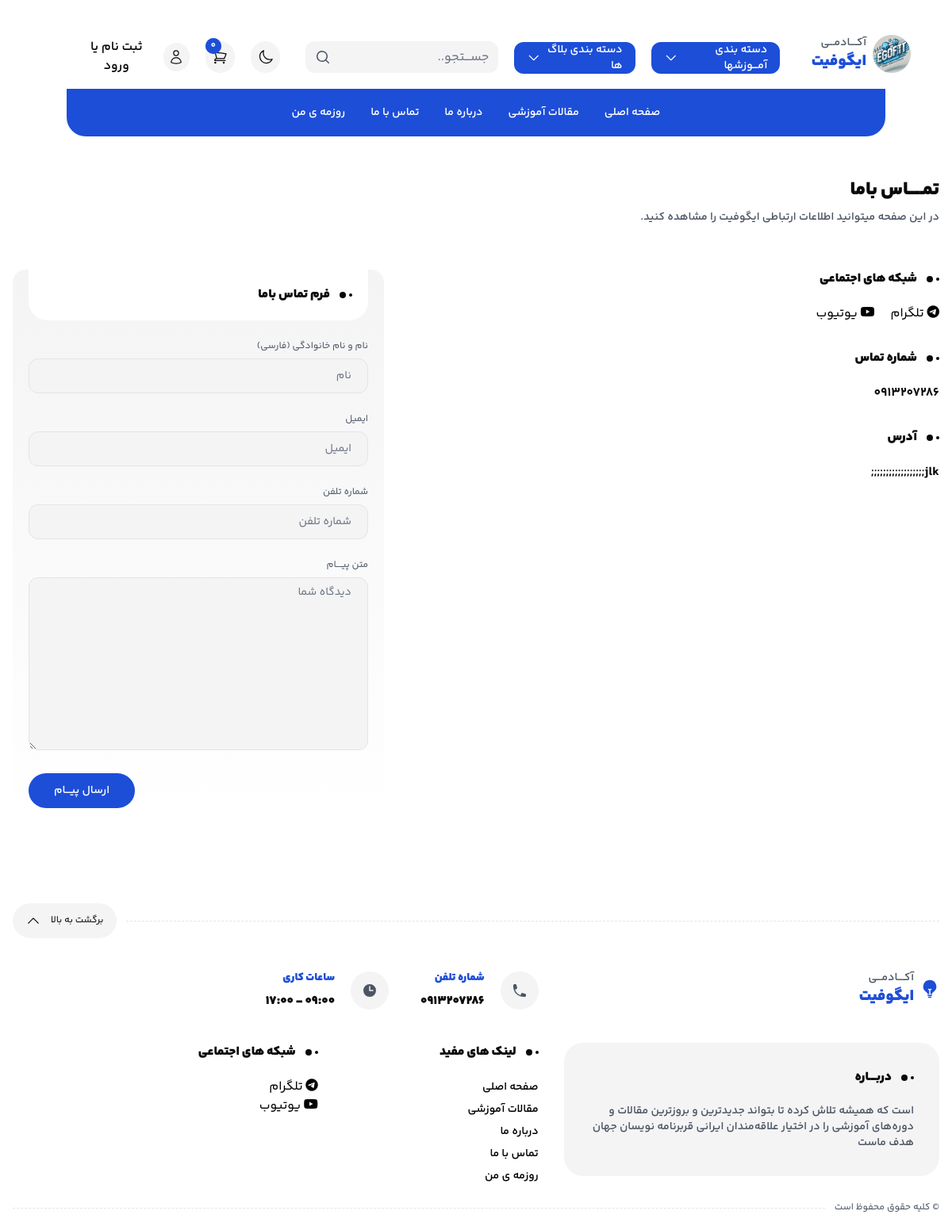
The app's page /contact_us with its own data.
### home/models.py (models this page shows, shortened)
class Footer(models.Model):
    about_us = models.TextField(verbose_name='درباره ما')
    phone_number = models.CharField(max_length=20, verbose_name='شماره تلفن', blank=True, null=True)
    working_hours = models.CharField(max_length=50, verbose_name='ساعات کاری',blank=True, null=True)
    address = models.TextField(verbose_name='آدرس', blank=True)
    email = models.EmailField(verbose_name='ایمیل', blank=True)
    copyright_year = models.IntegerField(verbose_name=  'سال کپی رایت',blank=True, null=True)
    show_social_media = models.BooleanField(verbose_name='نمایش شبکه های اجتماعی', default=True,blank=True, null=True)
    social_media = models.JSONField(verbose_name='شبکه های اجتماعی', blank=True, null=True)
    class Meta:
        verbose_name = 'فوتر'
        verbose_name_plural = 'فوتر'

### home/views.py (the view)
# urls.py: path('contact_us', views.comment_view, name="contact_us"),
def comment_view(request):
    if request.method == 'POST':
        form = CommentForm(request.POST)
        if handle_form_submission(form, request):
            return redirect('home:contact_us')  # Replace 'success_url' with the URL to redirect to.
    else:
        form = CommentForm()
    return render(request, 'home/contact-us.html', {'form': form})

### home/templates/home/contact-us.html (shortened to what this page needs)
{% load static %}
{% include 'includes/header_reference.html' %}
<body>
<div class="flex flex-col min-h-screen bg-background">
    {% include 'includes/header.html' %}
    <main class="flex-auto py-5">
        <div class="max-w-7xl space-y-14 px-4 mx-auto">
            <div class="flex flex-col items-start space-y-2">
                <h2 class="font-black text-2xl text-foreground">تمـــــاس باما</h2>
                <p class="font-semibold text-sm text-muted">در این صفحه میتوانید اطلاعات ارتباطی ایگوفیت را مشاهده
                    کنید.</p>
            </div>
            <div class="grid md:grid-cols-12 gap-8">
                <div class="md:col-span-7 space-y-8">
                    <div class="space-y-5">
                        <div class="flex items-center gap-3">
                            <div class="flex items-center gap-1">
                                <div class="w-1 h-1 bg-foreground rounded-full"></div>
                                <div class="w-2 h-2 bg-foreground rounded-full"></div>
                            </div>
                            <div class="font-black text-foreground">شبکه های اجتماعی</div>
                        </div>
                        <ul class="flex flex-wrap items-center gap-5">
                            {% if footer.social_media %}
                                {% if footer.social_media.telegram %}
                                    <a href="{{ footer.social_media.telegram }}" target="_blank">
                                    <i class="fab fa-telegram social-media-icon"></i> تلگرام
                                    <br>
                                    <a href="{{ footer.social_media.youtube }}" target="_blank">
                                        <i class="fab fa-youtube social-media-icon"></i> یوتیوب
                                    </a>
                                {% endif %}
                            {% endif %}
                        </ul>
                    </div>
                    <div class="space-y-5">
                        <div class="flex items-center gap-3">
                            <div class="flex items-center gap-1">
                                <div class="w-1 h-1 bg-foreground rounded-full"></div>
                                <div class="w-2 h-2 bg-foreground rounded-full"></div>
                            </div>
                            <div class="font-black text-foreground">شماره تماس</div>
                        </div>
                        <a href="tel: 021-123-45678"
                           class="inline-flex font-bold text-base text-foreground transition-colors hover:text-primary"
                           dir="ltr">{{ footer.phone_number }}</a>
                    </div>
                    <div class="space-y-5">
                        <div class="flex items-center gap-3">
                            <div class="flex items-center gap-1">
                                <div class="w-1 h-1 bg-foreground rounded-full"></div>
                                <div class="w-2 h-2 bg-foreground rounded-full"></div>
                            </div>
                            <div class="font-black text-foreground">آدرس</div>
                        </div>
                        <span
                                class="inline-flex font-bold text-base text-foreground transition-colors hover:text-primary">
                                {{ footer.address }}
                            </span>
                    </div>
                </div>
                <div class="md:col-span-5">
                    <div class="bg-gradient-to-b from-secondary to-background rounded-2xl px-5 pb-5">
                        <div class="bg-background rounded-b-3xl space-y-2 p-5 mb-5">
                            <div class="flex items-center gap-3">
                                <div class="flex items-center gap-1">
                                    <div class="w-1 h-1 bg-foreground rounded-full"></div>
                                    <div class="w-2 h-2 bg-foreground rounded-full"></div>
                                </div>
                                <div class="font-black text-foreground">فرم تماس باما</div>
                            </div>
                        </div>
                        <form action="#" class="space-y-5" method="post">
                            <div class="space-y-1">
                                <label for="fullname" class="font-medium text-xs text-muted">نام
                                    و
                                    نام خانوادگی (فارسی)</label>
                                {{ form.name }}
                            </div>
                            <div class="space-y-1">
                                <label for="email" class="font-medium text-xs text-muted">ایمیل</label>
                                {{ form.email }}
                            </div>
                            <div class="space-y-1">
                                <label for="email" class="font-medium text-xs text-muted">شماره تلفن</label>
                                {{ form.phone }}
                            </div>
                            <div class="space-y-1">
                                <label for="text" class="font-medium text-xs text-muted">متن پیــــام</label>
                                {{ form.comment }}
                            </div>
                            <div class="flex justify-end gap-5">
                                <button type="submit"
                                        class="h-11 inline-flex items-center justify-center bg-primary rounded-full text-white px-8 mr-auto">
                                    <span class="font-semibold text-sm">ارسال پیـــام</span>
                                </button>
                            </div>
                        </form>
                    </div>
                </div>
            </div>
        </div>
    </main>
    {% include 'includes/footer.html' %}
</div>
</body>
</html>

### templates/includes/footer.html (shortened to what this page needs)
{% load static %}
<link rel="stylesheet" href="https://cdnjs.cloudflare.com/ajax/libs/font-awesome/6.0.0-beta3/css/all.min.css">
<footer class="pt-20">
    <div class="max-w-7xl px-4 mx-auto">
        <div class="flex items-center gap-3">
            <div class="flex-grow border-t border-border border-dashed"></div>
            <button type="button"
                    class="flex-shrink-0 h-11 inline-flex items-center gap-3 bg-secondary rounded-full text-foreground transition-colors hover:text-primary px-4"
                    id="scrollToTopBtn">
                <span class="text-xs">برگشت به بالا</span>
                <svg xmlns="http://www.w3.org/2000/svg" fill="none" viewBox="0 0 24 24" stroke-width="1.5"
                     stroke="currentColor" class="w-5 h-5">
                    <path stroke-linecap="round" stroke-linejoin="round" d="m4.5 15.75 7.5-7.5 7.5 7.5"/>
                </svg>
            </button>
        </div>
        <div class="flex lg:flex-nowrap flex-wrap gap-8 py-10">
            <div class="md:w-5/12 w-full">
                <a href="{% url 'home:home' %}" class="inline-flex items-center gap-2 text-primary">
                    <span class="flex flex-col items-start">
                                <span class="font-semibold text-sm text-muted">آکــــادمـــی</span>
                                <span class="font-black text-xl">ایگوفیت</span>
                            </span>
                </a>
            </div>
            <div class="md:w-7/12 w-full">
                <div class="flex flex-wrap items-center gap-10">
                    <div class="flex items-center gap-5">
                                <span
                                        class="flex items-center justify-center w-12 h-12 bg-secondary rounded-full text-muted">
                                </span>
                        <div class="flex flex-col font-black space-y-2">
                            <span class="text-sm text-primary">شماره تلفن</span>
                            <span class="text-foreground">{{ footer.phone_number }}</span>
                        </div>
                    </div>
                    <div class="flex items-center gap-5">
                                <span
                                        class="flex items-center justify-center w-12 h-12 bg-secondary rounded-full text-muted">
                                    <svg xmlns="http://www.w3.org/2000/svg" viewBox="0 0 20 20" fill="currentColor"
                                         class="w-5 h-5">
                                        <path fill-rule="evenodd"
                                              d="M10 18a8 8 0 1 0 0-16 8 8 0 0 0 0 16Zm.75-13a.75.75 0 0 0-1.5 0v5c0 .414.336.75.75.75h4a.75.75 0 0 0 0-1.5h-3.25V5Z"
                                              clip-rule="evenodd"></path>
                                    </svg>
                                </span>
                        <div class="flex flex-col font-black space-y-2">
                            <span class="text-sm text-primary">ساعات کاری</span>
                            <span class="text-foreground">{{ footer.working_hours }}</span>
                        </div>
                    </div>
                </div>
            </div>
        </div>
        <div class="flex md:flex-nowrap flex-wrap gap-8">
            <div class="md:w-5/12 w-full">
                <div class="bg-secondary rounded-3xl space-y-5 p-8">
                    <div class="flex items-center gap-3">
                        <div class="flex items-center gap-1">
                            <div class="w-1 h-1 bg-foreground rounded-full"></div>
                            <div class="w-2 h-2 bg-foreground rounded-full"></div>
                        </div>
                        <div class="font-black text-foreground">دربــــاره</div>
                    </div>
                    <p class="font-semibold text-sm text-muted">
                        {{ footer.about_us }}
                    </p>
                </div>
            </div>
            <div class="md:w-7/12 w-full">
                <div class="grid sm:grid-cols-5 gap-8">
                    <div class="sm:col-span-2 space-y-5">
                        <div class="flex items-center gap-3">
                            <div class="flex items-center gap-1">
                                <div class="w-1 h-1 bg-foreground rounded-full"></div>
                                <div class="w-2 h-2 bg-foreground rounded-full"></div>
                            </div>
                            <div class="font-black text-foreground">لینک های مفید</div>
                        </div>
                        <ul class="flex flex-col space-y-1">
                            <li>
                                <a href="{% url 'home:home' %}"
                                <span class="font-semibold text-sm">صفحه اصلی</span>
                                </a>
                            </li>
                            <li>
                                <a href="{% url 'home:blog' %}"
                                <span class="font-semibold text-sm">مقالات آموزشی</span>
                                </a>
                            </li>
                            <li>
                                <a href="{% url 'home:about_us' %}"
                                <span class="font-semibold text-sm">درباره ما</span>
                                </a>
                            </li>
                            <li>
                                <a href="{% url 'home:contact_us' %}"
                                <span class="font-semibold text-sm">تماس با ما</span>
                                </a>
                            </li>
                            <li>
                                <a href="#"
                                <span class="font-semibold text-sm">روزمه ی من</span>
                                </a>
                            </li>
                    </div>
                    <div class="sm:col-span-3 space-y-5">
                        <div class="space-y-5">
                            <div class="flex items-center gap-3">
                                <div class="flex items-center gap-1">
                                    <div class="w-1 h-1 bg-foreground rounded-full"></div>
                                    <div class="w-2 h-2 bg-foreground rounded-full"></div>
                                </div>
                                <div class="font-black text-foreground">شبکه های اجتماعی</div>
                            </div>
                            <ul class="flex flex-wrap items-center gap-5">
                                {% for link in social_links %}
                                    <li>
                                        <a href="{{ link.url }}"
                                           class="flex items-center justify-center w-12 h-12 bg-secondary rounded-full text-foreground transition-colors hover:text-primary">
                                            <div class="icon-container">
                                                {% if link.icon %}
                                                    {{ link.icon|safe }}
                                                {% else %}
                                                    <span>Icon not available</span>
                                                {% endif %}
                                            </div>
                                        </a>
                                    </li>
                                {% empty %}
                                    <li>
                                        {% if footer.social_media %}
                                            {% if footer.social_media.telegram %}
                                                <a href="{{ footer.social_media.telegram }}" target="_blank">
                                                <i class="fab fa-telegram social-media-icon"></i> تلگرام
                                                <br>
                                                <a href="{{ footer.social_media.youtube }}" target="_blank">
                                                    <i class="fab fa-youtube social-media-icon"></i> یوتیوب
                                                </a>
                                            {% endif %}
                                        {% endif %}
                                    </li>
                                {% endfor %}
                            </ul>
                        </div>
                    </div>
                </div>
            </div>
        </div>
        <div class="flex items-center gap-3 py-5">
            <p class="text-xs text-muted">&#169; کليه حقوق محفوظ است</p>
            <div class="flex-grow border-t border-border border-dashed"></div>
        </div>
    </div>
</footer>

### records on screen
Footer: phone_number "0913207286", address "jlk;;;;;;;;;;;;;;;;;;", working_hours "۰۹:۰۰ - ۱۷:۰۰", about_us "است که همیشه تلاش کرده تا بتواند جدیدترین و بروزترین مقالات و دوره‌های آموزشی را در اختیار علاقه‌مندان ایرانی قربرنامه نویسان جهان هدف ماست"
